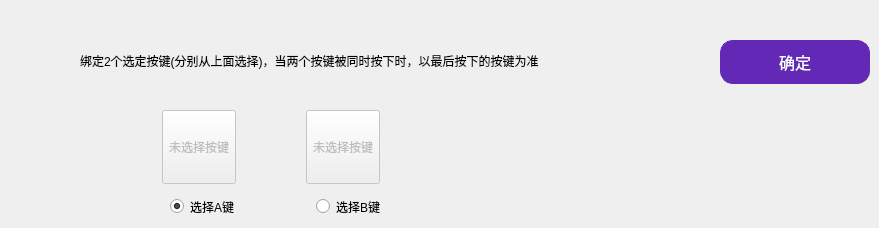
              <widget class="QWidget" name="tab24">
               <attribute name="title">
                <string>SnapKey</string>
               </attribute>
               <widget class="QPushButton" name="pushButton_OKSnap">
                <property name="geometry">
                 <rect>
                  <x>720</x>
                  <y>40</y>
                  <width>150</width>
                  <height>44</height>
                 </rect>
                </property>
                <property name="font">
                 <font>
                  <family>MiSans</family>
                  <pointsize>-1</pointsize>
                  <italic>false</italic>
                  <bold>false</bold>
                 </font>
                </property>
                <property name="focusPolicy">
                 <enum>Qt::FocusPolicy::NoFocus</enum>
                </property>
                <property name="styleSheet">
                 <string notr="true">QPushButton{background-color:#6329B6;border:1px solid #6329B6;border-radius:13px;color:white;font-size:16px;}</string>
                </property>
                <property name="text">
                 <string>确定</string>
                </property>
               </widget>
               <widget class="QPushButton" name="pushButton_Snap1">
                <property name="enabled">
                 <bool>false</bool>
                </property>
                <property name="geometry">
                 <rect>
                  <x>162</x>
                  <y>110</y>
                  <width>74</width>
                  <height>74</height>
                 </rect>
                </property>
                <property name="styleSheet">
                 <string notr="true">width:72px; height:72px;</string>
                </property>
                <property name="text">
                 <string>未选择按键</string>
                </property>
                <property name="checkable">
                 <bool>false</bool>
                </property>
                <attribute name="buttonGroup">
                 <string notr="true">buttonGroupSnap</string>
                </attribute>
               </widget>
               <widget class="QPushButton" name="pushButton_Snap2">
                <property name="enabled">
                 <bool>false</bool>
                </property>
                <property name="geometry">
                 <rect>
                  <x>306</x>
                  <y>110</y>
                  <width>74</width>
                  <height>74</height>
                 </rect>
                </property>
                <property name="styleSheet">
                 <string notr="true">width:72px; height:72px;</string>
                </property>
                <property name="text">
                 <string>未选择按键</string>
                </property>
                <property name="checkable">
                 <bool>false</bool>
                </property>
                <attribute name="buttonGroup">
                 <string notr="true">buttonGroupSnap</string>
                </attribute>
               </widget>
               <widget class="QLabel" name="label_4">
                <property name="geometry">
                 <rect>
                  <x>80</x>
                  <y>40</y>
                  <width>593</width>
                  <height>41</height>
                 </rect>
                </property>
                <property name="text">
                 <string>绑定2个选定按键(分别从上面选择)，当两个按键被同时按下时，以最后按下的按键为准</string>
                </property>
                <property name="alignment">
                 <set>Qt::AlignmentFlag::AlignLeading|Qt::AlignmentFlag::AlignLeft|Qt::AlignmentFlag::AlignVCenter</set>
                </property>
                <property name="wordWrap">
                 <bool>true</bool>
                </property>
               </widget>
               <widget class="QRadioButton" name="radioButton_Snap1">
                <property name="geometry">
                 <rect>
                  <x>170</x>
                  <y>194</y>
                  <width>89</width>
                  <height>25</height>
                 </rect>
                </property>
                <property name="text">
                 <string>选择A键</string>
                </property>
                <property name="checked">
                 <bool>true</bool>
                </property>
               </widget>
               <widget class="QRadioButton" name="radioButton_Snap2">
                <property name="geometry">
                 <rect>
                  <x>316</x>
                  <y>194</y>
                  <width>83</width>
                  <height>25</height>
                 </rect>
                </property>
                <property name="text">
                 <string>选择B键</string>
                </property>
               </widget>
              </widget>
